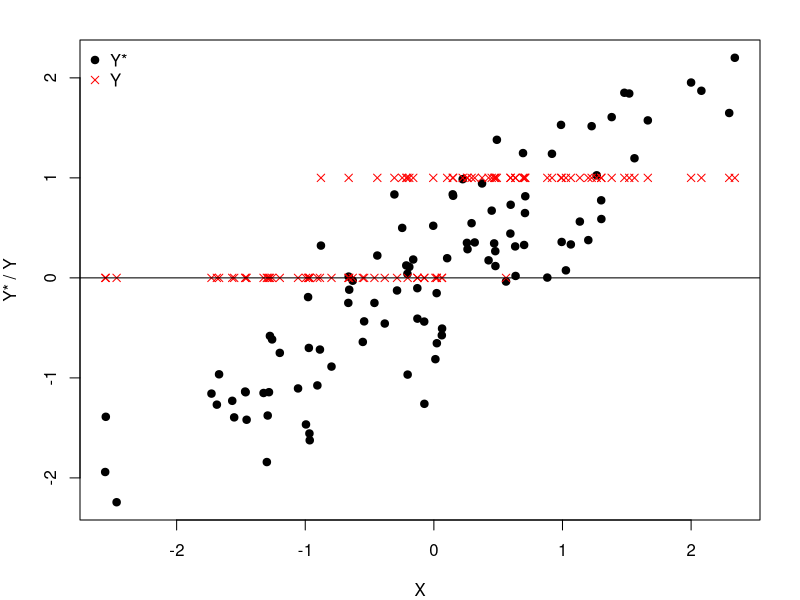
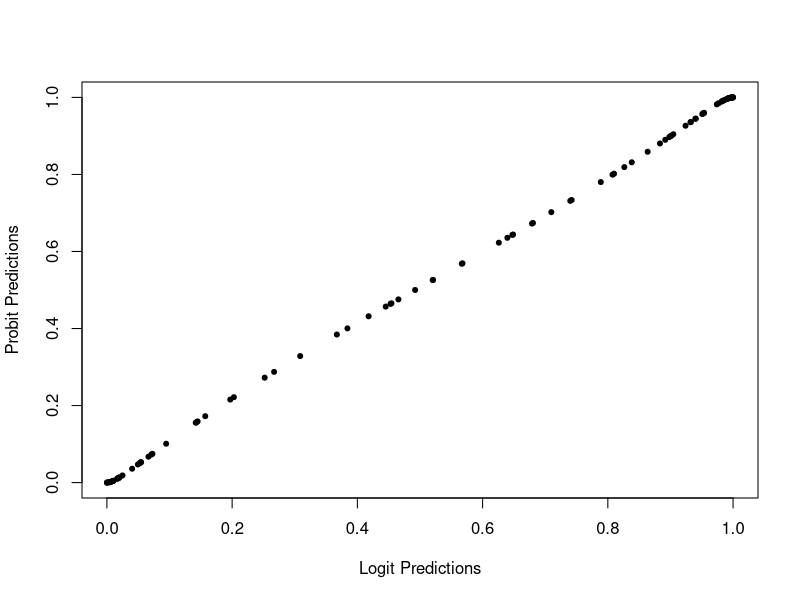

These figures' R source, in order:
######################################################
# R code for PLSC 503 (2017), Day Twenty One
######################################################

# setwd() as necessary

set.seed(7222009)
ystar<-rnorm(100)
y<-ifelse(ystar>0,1,0)
x<-ystar+(0.5*rnorm(100))
data<-data.frame(ystar,y,x)
head(data)

pdf("YstarYX-R.pdf",6,5)
par(mar=c(4,4,2,2))
plot(x,ystar,pch=19,ylab="Y* / Y",xlab="X")
points(x,y,pch=4,col="red")
abline(h=0)
legend("topleft",bty="n",pch=c(19,4),col=c("black","red"),
       legend=c("Y*","Y"))
dev.off()

# probits and logits...

myprobit<-glm(y~x,family=binomial(link="probit"),
              data=data)
summary(myprobit)

mylogit<-glm(y~x,family=binomial(link="logit"),
             data=data)
summary(mylogit)

pdf("LogitProbitHats.pdf",6,5)
plot(mylogit$fitted.values,myprobit$fitted.values,
     pch=20,xlab="Logit Predictions",
     ylab="Probit Predictions")
dev.off()
